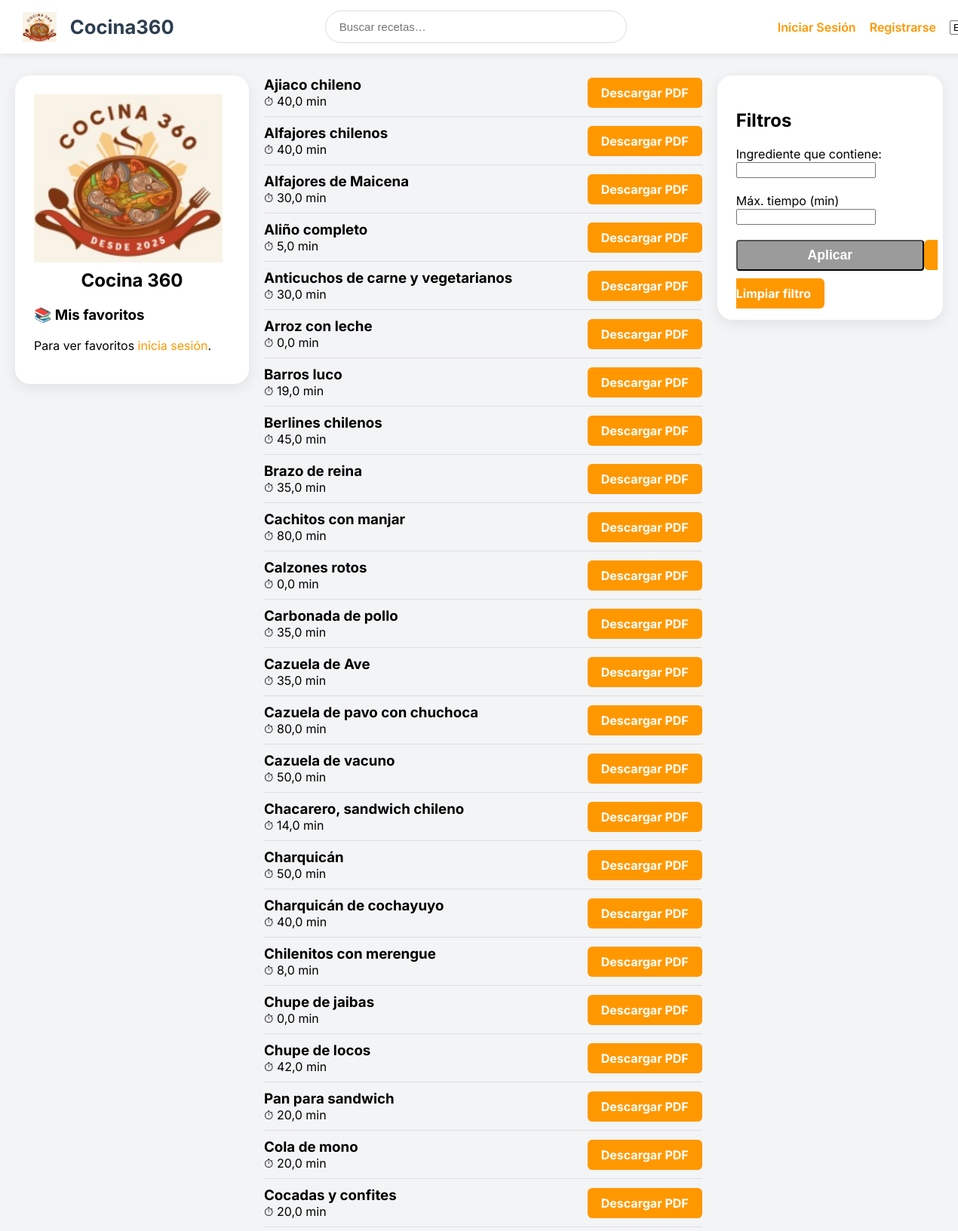
The app's page /recipes/ (upper part) with its own data.
### recipes/models.py (models this page shows)
class Recipe(models.Model):
    name = models.CharField(max_length=255)
    preparation_time = models.FloatField(null=True, blank=True)
    min_portion = models.IntegerField(null=True, blank=True)
    max_portion = models.IntegerField(null=True, blank=True)
    creator = models.ForeignKey(User, on_delete=models.CASCADE, related_name='recipes')
    difficulty = models.CharField(max_length=50, default="Fácil")

### recipes/views.py (the view)
# urls.py: path('', views.recipe_list, name='recipe_list'),
def recipe_list(request):
    query = request.GET.get("q", "")  # lo que viene del buscador superior
    ingredient_query = request.GET.get("ingredient", "")
    max_time = request.GET.get("max_time", "")
    recipes = Recipe.objects.all()
    if query:
        recipes = recipes.filter(name__icontains=query)
    if ingredient_query:
        recipes = recipes.filter(ingredients__name__icontains=ingredient_query)
    if max_time:
        recipes = recipes.filter(preparation_time__lte=max_time)
    recipes = recipes.distinct()
    return render(request, "recipes/recipe_list.html", {
        "recipes": recipes,
        "ingredient_query": ingredient_query,
        "max_time": max_time,
        "query": query,
    })

### recipes/templates/recipes/recipe_list.html (shortened to what this page needs)
{% extends "base.html" %}
{% load static %}
{% block content %}
<div class="layout">
    <div class="sidebar">
        <img src="{% static 'images/logo.png' %}" style="width: 250px; margin-bottom: 5px;">
        <h2 style="margin-top: 0; font-weight: bold; text-align: center;">Cocina 360</h2>
        <h3>📚 Mis favoritos</h3>
        {% if user.is_authenticated %}
        <a href="{% url 'favorite_list' %}" style="color: #ff9800; font-size: 1.2rem;">Ver lista</a>
        {% else %}
        <p>Para ver favoritos <a href="{% url 'login' %}">inicia sesión</a>.</p>
        {% endif %}
    </div>
    <div class="recipe-list">
        {% for recipe in recipes %}
        <div class="recipe-card"
            style="display:flex; justify-content:space-between; align-items:center; padding:10px 0; border-bottom:1px solid #ddd;">
            <a href="{% url 'recipe_detail' pk=recipe.pk %}" style="text-decoration:none; color:black; flex-grow:1;">
                <h3 style="margin:0;">{{ recipe.name }}</h3>
                <p style="margin:0;">⏱ {{ recipe.preparation_time }} min</p>
            </a>
            <a href="{% url 'recipe_pdf' recipe.pk %}" style="
                        background-color: #ff9800;
                        color: white;
                        padding: 10px 18px;
                        text-decoration: none;
                        border-radius: 6px;
                        font-weight: bold;
                        white-space: nowrap;
                ">
                Descargar PDF
            </a>
        </div>
        {% empty %}
        <p>No se encontraron recetas.</p>
        {% endfor %}
    </div>
    <div class="card" style="width:200px; position: sticky; top: 100px; height: fit-content;">
        <h2>Filtros</h2>
        <form method="get">
            <label>Ingrediente que contiene:</label>
            <input type="text" name="ingredient" value="{{ ingredient_query }}">
            <br><br>
            <label>Máx. tiempo (min)</label>
            <input type="number" name="max_time" value="{{ max_time }}">
            <br><br>
            <button class="btn-primary" style="
                background-color: #9b9b9b;
                color: white;
                padding: 8px 12px;
                text-decoration: none;
                border-radius: 4px;
                font-weight: bold;
                font-size: 1.1rem;
                width: 100%;
                cursor: pointer;
                margin-bottom: 20px;
            ">
            Aplicar
            </button>
            <a href="{% url 'recipe_list' %}" style="
                        background-color: #ff9800;
                        color: white;
                        padding: 10px 18px;
                        text-decoration: none;
                        border-radius: 6px;
                        font-weight: bold;
                        white-space: nowrap;
                ">
                Limpiar filtro
            </a>
    </div>
</div>
{% endblock %}

### recipes/templates/base.html (style rules this page uses)
body { font-family: 'Inter', sans-serif; background: #f3f4f6; margin: 0; padding: 0; }
.layout { display: flex; padding: 20px; gap: 20px; align-items: flex-start; }
.sidebar { width: 260px; background: white; padding: 25px; border-radius: 20px; box-shadow: 0 5px 18px rgba(0, 0, 0, 0.08); position: sticky; top: 100px; height: fit-content; }
.card { flex: 1; background: white; padding: 25px; border-radius: 20px; box-shadow: 0 5px 18px rgba(0, 0, 0, 0.08); }
a { color: #ff9800; text-decoration: none; }

### records on screen
Recipe: name "Ajiaco chileno", preparation_time "40,0"
Recipe: name "Alfajores chilenos", preparation_time "40,0"
Recipe: name "Alfajores de Maicena", preparation_time "30,0"
Recipe: name "Aliño completo", preparation_time "5,0"
Recipe: name "Anticuchos de carne y vegetarianos", preparation_time "30,0"
Recipe: name "Arroz con leche", preparation_time "0,0"
Recipe: name "Barros luco", preparation_time "19,0"
Recipe: name "Berlines chilenos", preparation_time "45,0"
Recipe: name "Brazo de reina", preparation_time "35,0"
Recipe: name "Cachitos con manjar", preparation_time "80,0"
Recipe: name "Calzones rotos", preparation_time "0,0"
Recipe: name "Carbonada de pollo", preparation_time "35,0"
Recipe: name "Cazuela de Ave", preparation_time "35,0"
Recipe: name "Cazuela de pavo con chuchoca", preparation_time "80,0"
Recipe: name "Cazuela de vacuno", preparation_time "50,0"
Recipe: name "Chacarero, sandwich chileno", preparation_time "14,0"
Recipe: name "Charquicán", preparation_time "50,0"
Recipe: name "Charquicán de cochayuyo", preparation_time "40,0"
Recipe: name "Chilenitos con merengue", preparation_time "8,0"
Recipe: name "Chupe de jaibas", preparation_time "0,0"
Recipe: name "Chupe de locos", preparation_time "42,0"
Recipe: name "Pan para sandwich", preparation_time "20,0"
Recipe: name "Cola de mono", preparation_time "20,0"
Recipe: name "Cocadas y confites", preparation_time "20,0"
